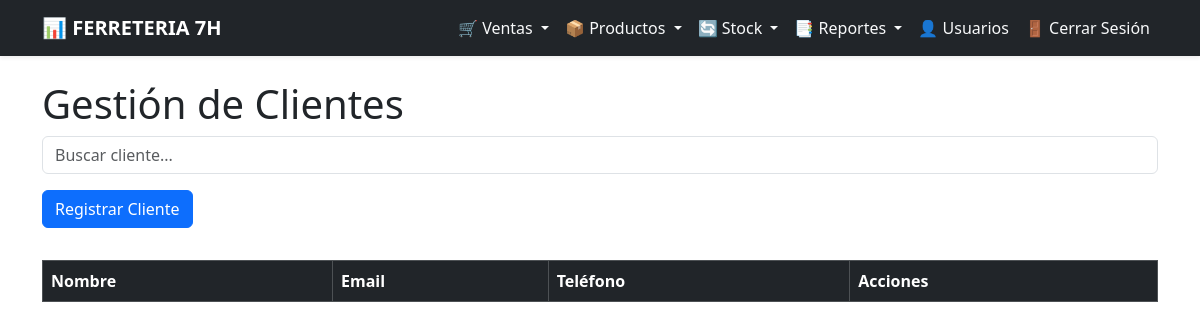
/sales/clients/ (signed in), run on an earlier commit of the app's database.
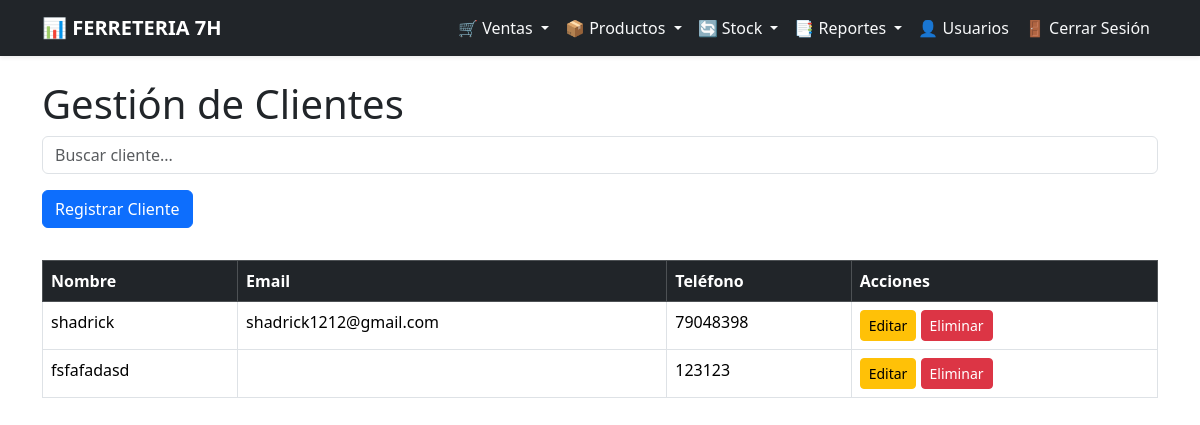
And on a later commit of the database.
### sales/models.py (models this page shows)
class Cliente(models.Model):
    nombre = models.CharField(max_length=255)
    email = models.EmailField(blank=True, null=True, unique=False)  # Ya no es único cuando está vacío
    telefono = models.CharField(max_length=20, blank=True, default="")

### sales/views.py (the view)
# urls.py: path('clients/', ClientsManageView.as_view(), name='clients_manage'),
@method_decorator(login_required, name='dispatch')
class ClientsManageView(View):
    def get(self, request):
        clientes = Cliente.objects.all()
        return render(request, "clients_manage.html", {"clientes": clientes})

### sales/templates/clients_manage.html (shortened to what this page needs)
{% extends 'base.html' %}
{% block content %}
<div class="container mt-4">
    <h1>Gestión de Clientes</h1>
    <div class="mb-3">
        <input type="text" id="search_cliente" name="search_cliente" class="form-control" placeholder="Buscar cliente..." onkeyup="filtrarClientes()">
    </div>
    <a href="{% url 'register_client' %}?next=clients_manage" class="btn btn-primary mb-3">Registrar Cliente</a>
    <table class="table table-bordered mt-3" id="clientesTabla">
        <thead class="table-dark">
            <tr>
                <th>Nombre</th>
                <th>Email</th>
                <th>Teléfono</th>
                <th>Acciones</th>
            </tr>
        </thead>
        <tbody>
            {% for cliente in clientes %}
            <tr>
                <td>{{ cliente.nombre }}</td>
                <td>{{ cliente.email }}</td>
                <td>{{ cliente.telefono }}</td>
                <td>
                    <a href="{% url 'edit_client' cliente.id %}" class="btn btn-warning btn-sm">Editar</a>
                    <form method="POST" action="{% url 'delete_client' cliente.id %}" style="display:inline;">
                        <button type="submit" class="btn btn-danger btn-sm">Eliminar</button>
                    </form>
                </td>
            </tr>
            {% endfor %}
        </tbody>
    </table>
</div>
{% endblock %}

What changed in the data, as far as the page shows it:
added Cliente: nombre "shadrick", email "shadrick1212@gmail.com", telefono "79048398"
added Cliente: nombre "fsfafadasd", telefono "123123"
